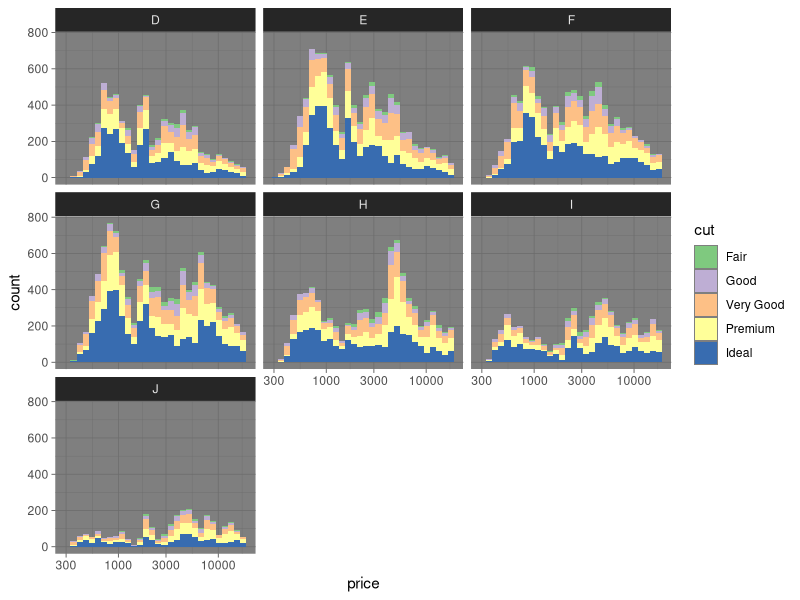

R code for this plot:
# Create a histogram of diamond prices.
# Facet the histogram by diamond color
# and use cut to color the histogram bars.

# The plot should look something like this.
# http://i.imgur.com/b5xyrOu.jpg

# Note: In the link, a color palette of type
# 'qual' was used to color the histogram using
# scale_fill_brewer(type = 'qual')

# This assignment is not graded and
# will be marked as correct when you submit.

# ENTER YOUR CODE BELOW THIS LINE
# ===========================================

library(ggplot2)
library(RColorBrewer)

ggplot(aes(x=price, fill=cut), data=diamonds) +
  geom_histogram(bins = 30) +
  facet_wrap(~color) +
  scale_x_log10() +
  scale_fill_brewer(type = 'qual', palette = ) +
  theme_dark()
